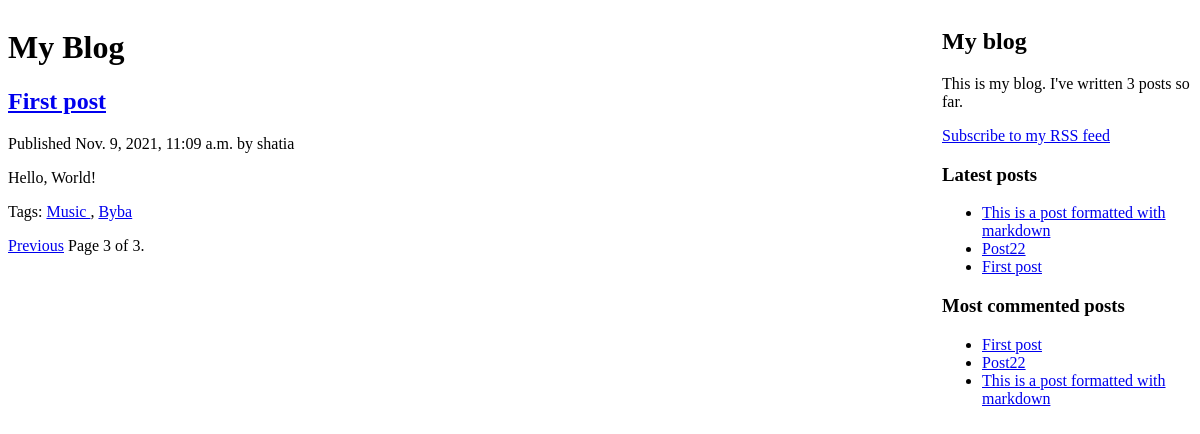
Page /blog/?page=3 on the committed database.
### blog/models.py (models this page shows, shortened)
class Post(models.Model):
    STATUS_CHOICES = (
        ('draft', 'Draft'),
        ('published', 'Published')
    )
    title = models.CharField(max_length=250)
    slug = models.SlugField(max_length=250, unique_for_date='publish')
    author = models.ForeignKey(User, related_name='blog_posts', on_delete=models.CASCADE)
    body = models.TextField()
    publish = models.DateTimeField(default=timezone.now())
    created = models.DateTimeField(auto_now_add=True)
    updated = models.DateTimeField(auto_now=True)
    status = models.CharField(max_length=10, choices=STATUS_CHOICES, default='draft')
    tags = TaggableManager()
    def get_absolute_url(self):
        return reverse('blog:post_detail',
                       args=[self.publish.year,
                             self.publish.strftime('%m'),
                             self.publish.strftime('%d'),
                             self.slug])
    class Meta:
        ordering = ('-publish',)

### blog/views.py (the view)
# urls.py: url(r'^tag/(?P<tag_slug>[-\w]+)/$', views.post_list, name='post_list_by_tag'),
def post_list(request, tag_slug=None):
    object_list = Post.objects.all()
    tag = None
    if tag_slug:
        tag = get_object_or_404(Tag, slug=tag_slug)
        object_list = object_list.filter(tags__in=[tag])
    paginator = Paginator(object_list, 1)
    page = request.GET.get('page')
    try:
        posts = paginator.page(page)
    except PageNotAnInteger:
        posts = paginator.page(1)
    except EmptyPage:
        posts = paginator.page(paginator.num_pages)
    return render(request, 'blog/post/list.html', {'page': page, 'posts': posts, 'tag': tag})

### blog/templatetags/blog_tags.py (called while the page is built)
@register.simple_tag
def total_posts():
    return Post.objects.count()

@register.inclusion_tag('blog/post/latest_posts.html')
def show_latest_posts(count=5):
    latest_posts = Post.objects.order_by('-publish')[:count]
    return {'latest_posts': latest_posts}

@register.simple_tag
def get_most_commented_posts(count=5):
    return Post.objects.annotate(total_comments=Count('comments')).order_by('-total_comments')[:count]

@register.filter(name='markdown')
def markdown_format(text):
    return mark_safe(markdown.markdown(text))

### blog/templates/blog/post/list.html (shortened to what this page needs)
{% extends "blog/base.html" %}
{% load blog_tags %}
{% block content %}
    <h1>My Blog</h1>
    {% for post in posts %}
        <h2>
            <a href="{{ post.get_absolute_url }}">{{ post.title }}</a>
        </h2>
        <p class="date">
            Published {{ post.publish }} by {{ post.author }}
        </p>
        {{ post.body|markdown|truncatewords_html:30 }}
        <p class="tags">
            Tags:
            {% for tag in post.tags.all %}
                <a href="{% url 'blog:post_list_by_tag' tag.slug %}">
                    {{ tag.name }}
                </a>
                {% if not forloop.last %}, {% endif %}
            {% endfor %}
        </p>
    {% endfor %}
    {% include "blog/pagination.html" with page=posts %}
{% endblock %}

### blog/templates/blog/base.html (shortened to what this page needs)
{% load blog_tags %}
{% load staticfiles %}
<!DOCTYPE html>
    <html>
    <head>
        <link href="{% static "css/blog.css" %}" rel="stylesheet">
    </head>
    <body>
        <div id="content">
            {% block content %}
            {% endblock %}
        </div>
        <div id="sidebar">
            <h2>My blog</h2>
            <p>This is my blog. I've written {% total_posts %} posts so far.</p>
            <p><a href="{% url 'blog:post_feed' %}">Subscribe to my RSS feed</a></p>
            <h3>Latest posts</h3>
            {% show_latest_posts 3 %}
            <h3>Most commented posts</h3>
                {% get_most_commented_posts as most_commented_posts %}
                <ul>
                    {% for post in most_commented_posts %}
                        <li>
                            <a href="{{ post.get_absolute_url }}">{{ post.title }}</a>
                        </li>
    {% endfor %}
</ul>
        </div>
    </body>
    </html>

### blog/templates/blog/post/latest_posts.html
<ul>
    {% for post in latest_posts %}
        <li>
            <a href="{{ post.get_absolute_url }}">{{ post.title }}</a>
        </li>
    {% endfor %}
</ul>

### blog/static/css/blog.css (style rules this page uses)
#content { float: left; width: 750px; padding: 0; border-right: 1px dashed #fff; }
#sidebar { float: right; width: 250px; }

### rows in the picture
Post: title "First post", publish "Nov. 9, 2021, 11:09 a.m.", author "shatia", body "Hello, World!"
Tag: name "Music"
Tag: name "Byba"
Post: title "This is a post formatted with markdown"
Post: title "Post22"

### other values in the picture
{{ page.number }} "3"
{{ page.paginator.num_pages }} "3"
